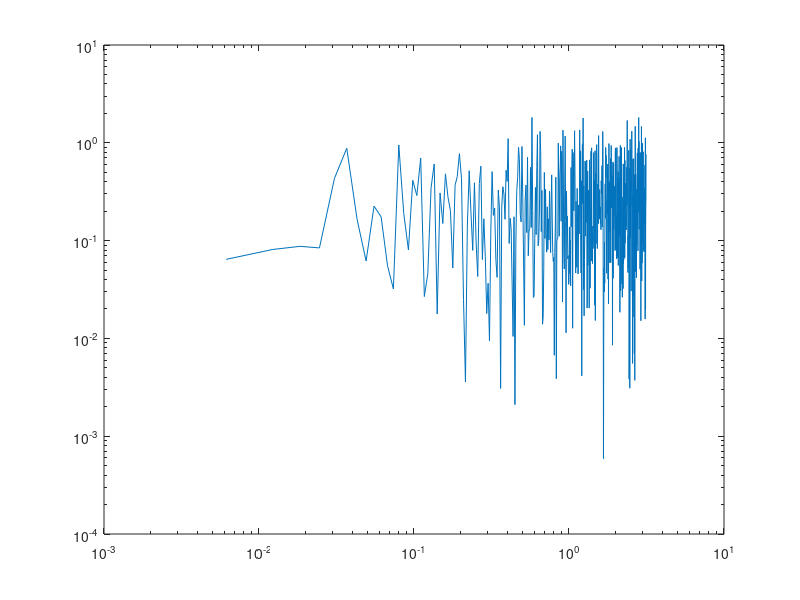
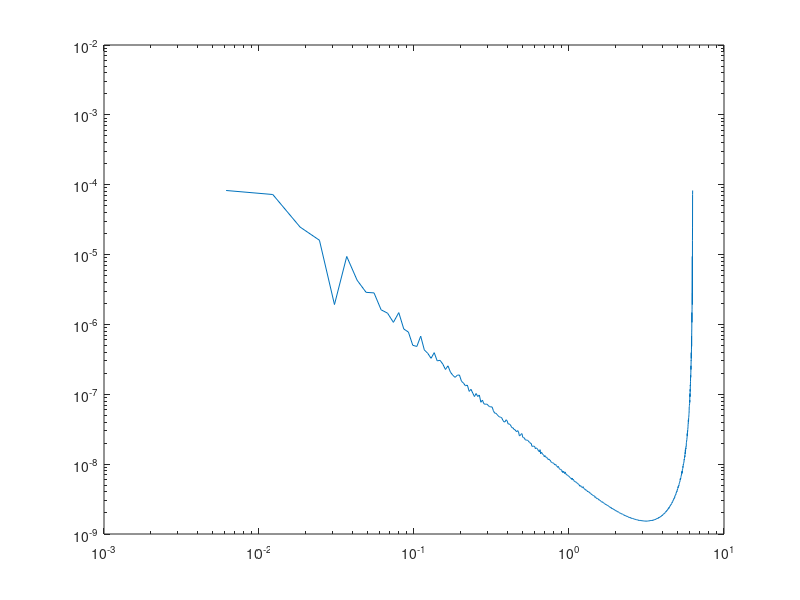

These figures' MATLAB source, in order:
clc
clear all
close all 

N = 1024 ;
T = 1 %sample time
e= randn([N,1]) ;

%%
periodog = periodogram(e) ;
omega = [] ;
for i = 1:(N/2+1)
    omega(i,1) = 2*pi*(i-1)/N ;
end

figure(1)
loglog(omega, periodog)

%%
P = tf(1,[1 -0.9 0.5]) ;
k = [0:1:N-1];
ts = T/N ;
kts = k*ts ;
for i = 1:(N)
    omega(i,1) = 2*pi*(i-1)/N ;
end

w = lsim(P, e, kts) ;
period = fft(w) ;
period = period.*(conj(period)) ;
period = period/N ;

figure(2)
loglog(omega, period)


%% new periodogram

period = fft(w) ;
period = period.*(conj(period)) ;

